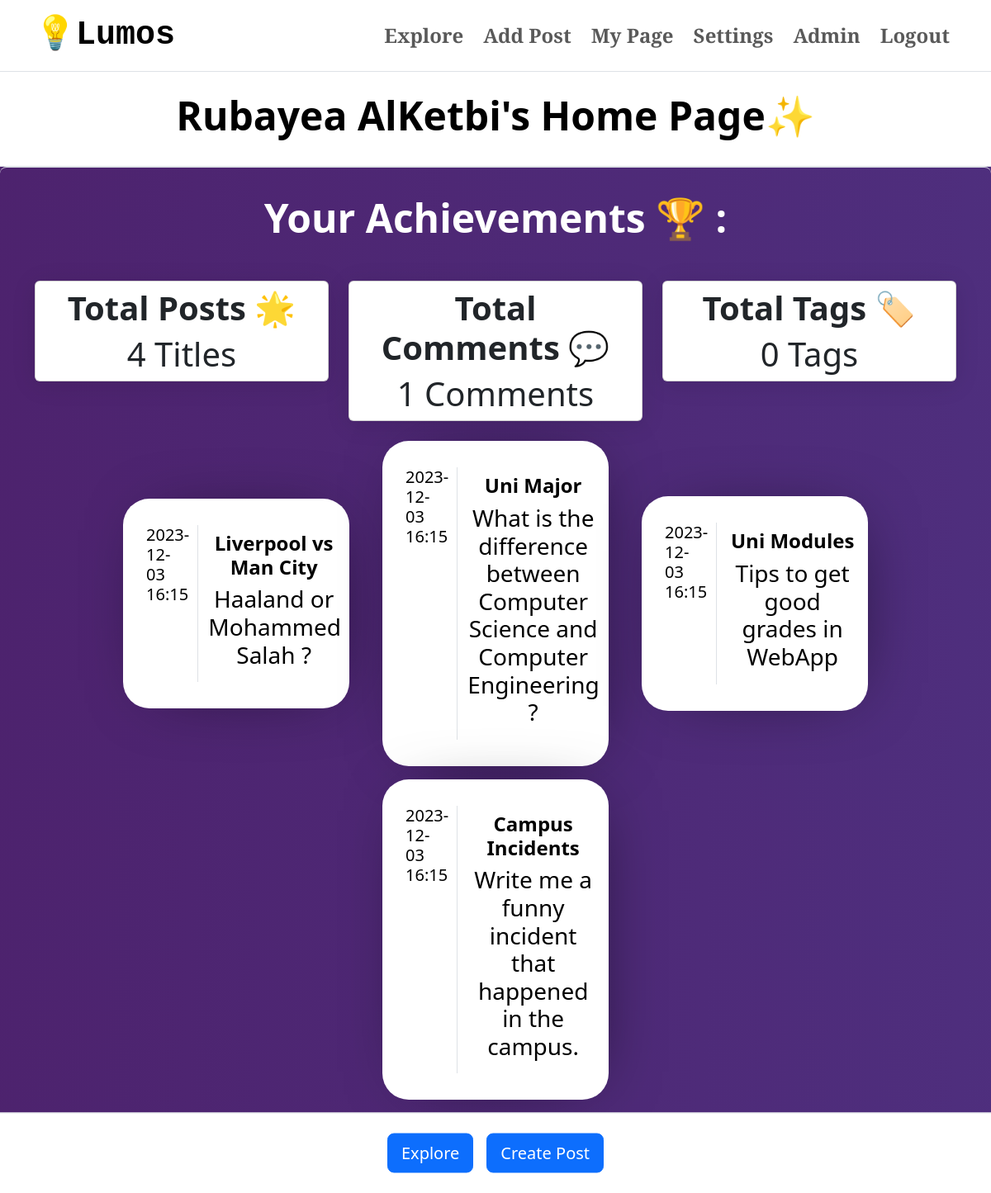
The page /my_page (signed in) on the database as committed earlier.
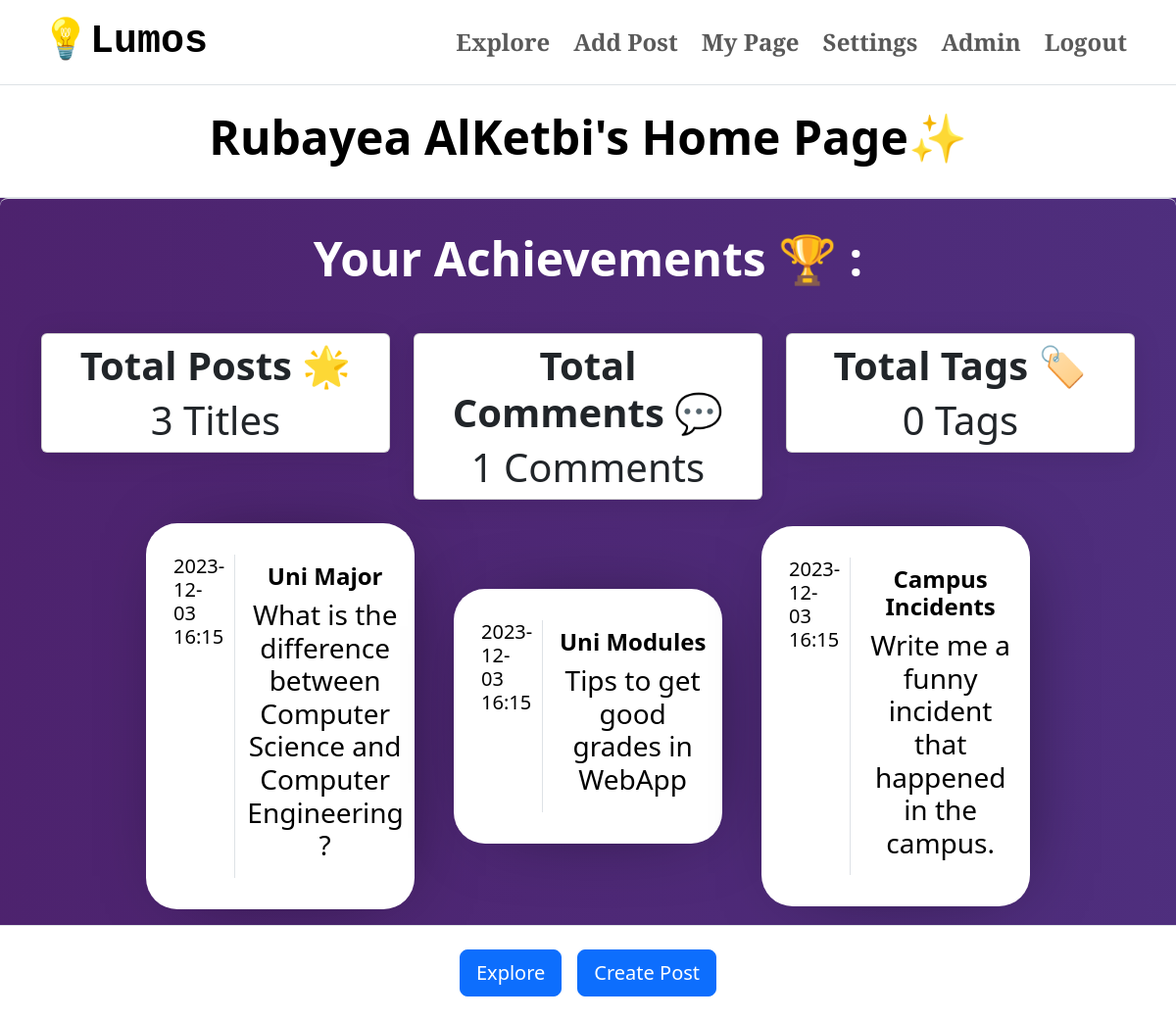
The same page on the database as committed later.
### app/models.py (models this page shows)
class Post(db.Model):
    id = db.Column(db.Integer, primary_key=True)
    title = db.Column(db.String(100), nullable=False)
    caption = db.Column(db.Text, nullable=False)
    publish_date = db.Column(db.DateTime, default=datetime.utcnow())
    author_id = db.Column(db.Integer, db.ForeignKey('user.id'), nullable=False)
    tags = db.relationship('Tag', secondary='post_tag', backref=db.backref('posts', lazy='dynamic'))

### app/views.py (the view)
@app.route('/my_page', methods=['GET', 'POST'])
@login_required
def my_page():
    user = User.query.filter_by(username=current_user.username).first()
    posts = Post.query.filter_by(author_id=current_user.id).all()
    latest_posts = []  # Initialize the variable before the loop
    for _ in posts:
        latest_posts = Post.query.filter_by(author_id=current_user.id).order_by(Post.publish_date.desc()).limit(5).all()
    top_three_posts = Post.query \
    .outerjoin(Comment, Post.id == Comment.post_id) \
    .with_entities(Post, func.count(Comment.id).label('comment_count')) \
    .group_by(Post.id) \
    .order_by(func.count(Comment.id).desc()) \
    .limit(3) \
    .all()
    posts = Post.query.filter_by(author_id=current_user.id).all()
    comments = Comment.query.filter_by(author_id=current_user.id).all()
    post_count = len(posts)
    comment_count = len(comments)
    tags = Tag.query.all()
    tag_count = 0
    for tag in tags:
        for post in posts:
            if tag in post.tags:
                tag_count += 1
    return render_template("my_page.html",user=user, posts = posts, latest_posts = latest_posts, remaining_posts = top_three_posts,tag_count=tag_count,post_count=post_count,comment_count=comment_count)

### app/views.py (called while the page is built)
@login_manager.user_loader
def load_user(id):
    return User.query.get(int(id))

### app/templates/my_page.html (shortened to what this page needs)
{%extends "home.html"%}
{%block content%}
<div class=" movingGradeient h-full">
    <div class="container-fluid border-top border-bottom py-4 banner">
        <section class="container-sm my-auto text-center">
            <h1 class="display-5 fw-bold">{{ user.name }}'s Home Page✨</h1>
        </section>
    </div>
    <div class="container-fluid rounded-3 d-grid border-top ", style="width:100%; padding:1rem;">
        {%if latest_posts%}
        <h1 class="display-5 p-3 m-6 text-center fw-bold text-white mr-5 ">Your Achievements 🏆 :</h1>
        <div class="container my-4">
            <div class="row">
                <div class="col-md-4">
                    <div class="card text-center glassContainer rounded-2">
                        <div class="card-body py-2">
                            <h3 class="card-title fs-1 fw-bold ">Total Posts 🌟</h3>
                            <h1 class="card-text fs-1 fw-light ">{{ post_count }} Titles</h1>
                        </div>
                    </div>
                </div>
                <div class="col-md-4">
                    <div class="card text-center glassContainer rounded-2">
                        <div class="card-body py-2">
                            <h3 class="card-title fs-1 fw-bold ">Total Comments 💬</h3>
                            <h1 class="card-text fs-1 fw-light ">{{ comment_count }} Comments</h1>
                        </div>
                    </div>
                </div>
                <div class="col-md-4">
                    <div class="card text-center glassContainer rounded-2">
                        <div class="card-body py-2 ">
                            <h3 class="card-title fs-1 fw-bold">Total Tags 🏷️</h3>
                            <h1 class="card-text fs-1 fw-light">{{ tag_count }} Tags</h1>
                        </div>
                    </div>
                </div>
            </div>
        </div>
        <div class="row d-flex justify-content-center align-items-center gap-3 m">
            {% for post in latest_posts %}
            <div class="col-md-3 growContainer">
                <a href="{{ url_for('post', post_id=post.id) }}" style="text-decoration:none; color:black;">
                <div class="container normalContainer" id="{{ post.id }}">
                    <div class="row">
                        <div class="col-md-4 border-end">
                            <h5 class="fw-light px-3">{{ post.publish_date.strftime('%Y-%m-%d %H:%M') }}</h5>
                        </div>
                        <div class="col-md-8 py-2">
                            <h4 class="fw-bold text-center">{{ post.title }}</h4>
                            <h3 class="fw-light text-center">{{ post.caption }}</h3>
                        </div>
                    </div>
                </div>
            </a>
            </div>
            {% endfor %}
        </div>
        {%endif%}
    </div>
</div>
<footer class="navbar sticky-bottom banner border-top">
    <div class="container d-flex justify-content-center align-items-center p-3">
        <a href="{{ url_for('explore') }}" class="text-white btn btn-primary btn-lg mx-2">Explore</a>
        <a href="{{ url_for('add_post') }}" class="text-white btn btn-primary btn-lg mx-2">Create Post</a>
    </div>
</footer>
{%endblock%}

Rows that differ between the two databases and show on the page:
removed Post: publish_date "2023-12-03 16:15", title "Liverpool vs Man City", caption "Haaland or Mohammed Salah ?"
Other text that changed with them:
{{ post_count }}: "4" → "3"
